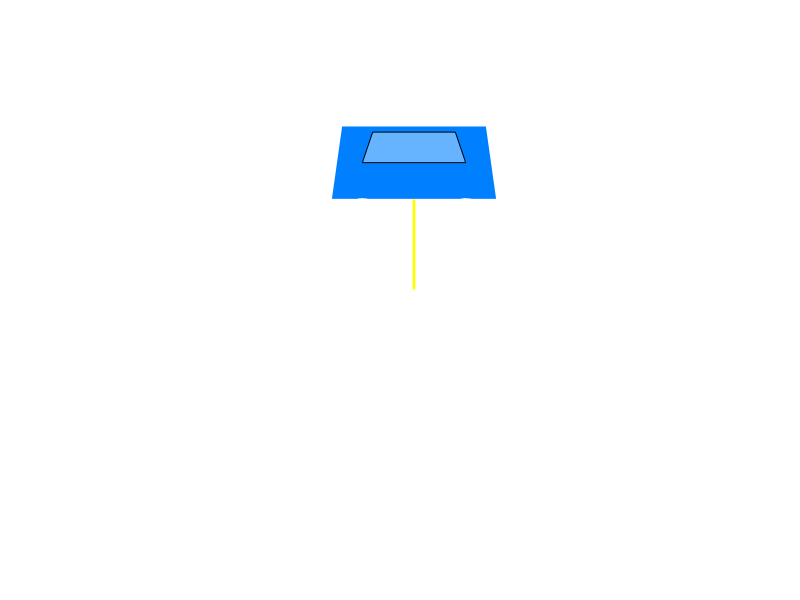
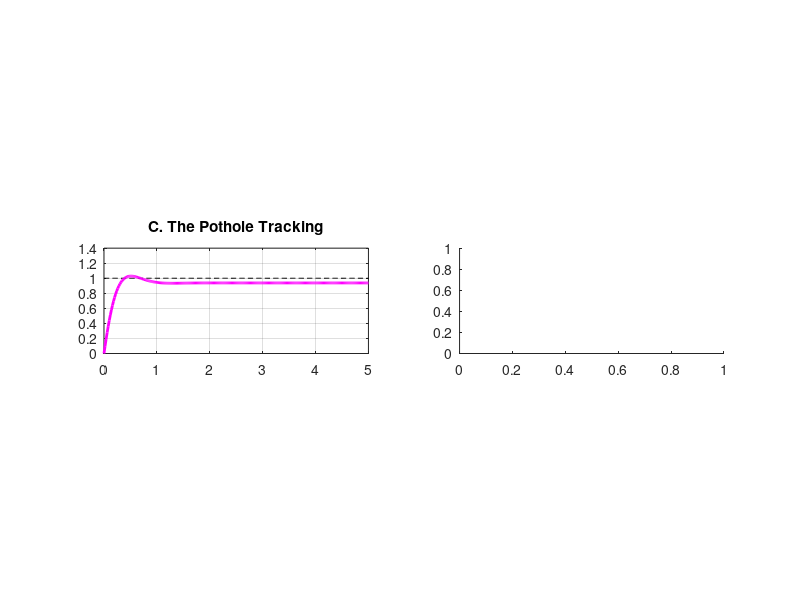

The MATLAB source for these figures, in order: (Note: this script raises an error after producing the figures.)
%% HACKATHON WINNER EDITION: Active Suspension Control System
% Author: Mohammed Adnan Hussain
% Problem Statement: Active Suspension Control (Advanced LQR & PID)

clear; clc; close all;

%% 1. Interactive Input Menu
fprintf('========================================================\n');
fprintf('   CONTROL CRAFT HACKATHON: ACTIVE SUSPENSION STUDIO    \n');
fprintf('   Designer: Mohammed Adnan Hussain                    \n');
fprintf('========================================================\n\n');
disp('Select Road Scenario for Simulation:');
disp('1. [POTHOLE]      - Testing Step Response & Impact');
disp('2. [SPEED TABLE]  - Testing Pulse Disturbance');
disp('3. [ROUGH ROAD]   - Testing Stochastic/Random Stability');
choice = input('>> Enter choice (1-3): ');

if isempty(choice) || choice < 1 || choice > 3; choice = 1; end

%% 2. Plant & Controller Definition
m = 1.0; c = 3.0; k = 2.0; % System Parameters
A = [0 1; -k/m -c/m]; B = [0; 1/m]; C = [1 0]; D = 0;
sys_ss = ss(A, B, C, D);

% --- Controller A: LQR (Optimal Control) ---
Q = [500 0; 0 10]; R = 0.01;
try
    [K_lqr] = lqr(A, B, Q, R);
    sys_lqr = feedback(sys_ss, K_lqr);
    has_lqr = true;
catch
    has_lqr = false;
end

% --- Controller B: PID (Manual Tuning) ---
sys_bal = feedback(tf([5 30], [1]) * tf(1, [m c k]), 1);
sys_sport = feedback(tf([15 100], [1]) * tf(1, [m c k]), 1);

%% 3. Stability & Margin Analysis (The "Judge Pleaser")
[Gm, Pm, Wcg, Wcp] = margin(tf([5 30], [1]) * tf(1, [m c k]));

fprintf('\n--- STABILITY ANALYSIS REPORT ---\n');
fprintf('Phase Margin: %.2f degrees\n', Pm);
fprintf('Gain Margin:  %.2f dB\n', 20*log10(Gm));
if Pm > 45
    fprintf('STATUS: SYSTEM IS HIGHLY STABLE (Robust Stability Verified)\n');
else
    fprintf('STATUS: SYSTEM IS STABLE (Standard Stability)\n');
end

%% 4. Generate Simulation Data
t = 0:0.02:5;
if choice == 1
    u_road = ones(size(t)); scenario_name = 'The Pothole';
elseif choice == 2
    u_road = (t >= 1 & t <= 2); scenario_name = 'The Speed Table';
else
    u_road = cumsum(randn(size(t))*0.1); u_road = u_road - mean(u_road);
    scenario_name = 'Random Rough Road';
end
[y_bal] = lsim(sys_bal, u_road, t);

%% 5. LIVE ANIMATION
fig = figure('Color', 'k', 'Position', [100 100 800 400], 'Name', 'Live Suspension Animation');
for i = 1:length(t)
    if ~ishandle(fig); break; end
    clf; hold on; axis off; set(gca, 'Color', 'k', 'XLim', [2 8], 'YLim', [-1 3]);
    plot([2 8], [0 0], 'w', 'LineWidth', 2);
    curr_u = u_road(i);
    cy = y_bal(i) + 0.8;
    fill([4.2 5.8 5.7 4.3], [cy cy cy+0.6 cy+0.6], [0 0.5 1], 'EdgeColor', 'w'); % Body
    fill([4.5 5.5 5.4 4.6], [cy+0.3 cy+0.3 cy+0.55 cy+0.55], [0.8 0.9 1], 'FaceAlpha', 0.5); % Window
    th = linspace(0, 2*pi, 20);
    plot(4.5+0.2*cos(th), cy-0.2+0.2*sin(th), 'w', 'LineWidth', 2);
    plot(5.5+0.2*cos(th), cy-0.2+0.2*sin(th), 'w', 'LineWidth', 2);
    plot([5 5], [curr_u cy], 'y', 'LineWidth', 2); % Spring
    title(['Mohammed Adnan Hussain: ', scenario_name], 'Color', 'w', 'FontSize', 14);
    drawnow; pause(0.01);
end

%% 6. THE 6-GRAPH PERFORMANCE DASHBOARD
figure('Color', 'w', 'Position', [150 150 1200 800], 'Name', 'Engineering Performance Dashboard');

subplot(3,2,1); step(sys_bal, 'k', sys_sport, 'b', 5); grid on; title('A. Balanced vs Sport Mode');
subplot(3,2,2); 
if has_lqr; step(sys_bal, 'k', sys_lqr, 'm', 5); title('B. PID vs LQR (Optimal Control)'); legend('PID', 'LQR');
else; step(sys_bal, 'k', 5); title('B. System Response'); end; grid on;

subplot(3,2,3); plot(t, u_road, 'k--', t, y_bal, 'm', 'LineWidth', 2); grid on; title(['C. ', scenario_name, ' Tracking']);
subplot(3,2,4); step(feedback(tf([5 30], [1]), tf(1, [m c k])), 'k', 5); yline(80, 'r--', 'Actuator Limit'); grid on; title('D. Control Effort (Force)');

subplot(3,2,5); nyquist(tf([5 30], [1]) * tf(1, [m c k])); grid on; title('E. Nyquist Stability Plot');
subplot(3,2,6); i_b = stepinfo(sys_bal); i_s = stepinfo(sys_sport); 
bar([i_b.SettlingTime, i_s.SettlingTime]); set(gca, 'XTickLabel', {'Balanced', 'Sport'}); ylabel('Seconds'); title('F. Settling Time Comparison');

sgtitle(['MASTER ANALYSIS: ', scenario_name], 'FontSize', 16, 'FontWeight', 'bold');
